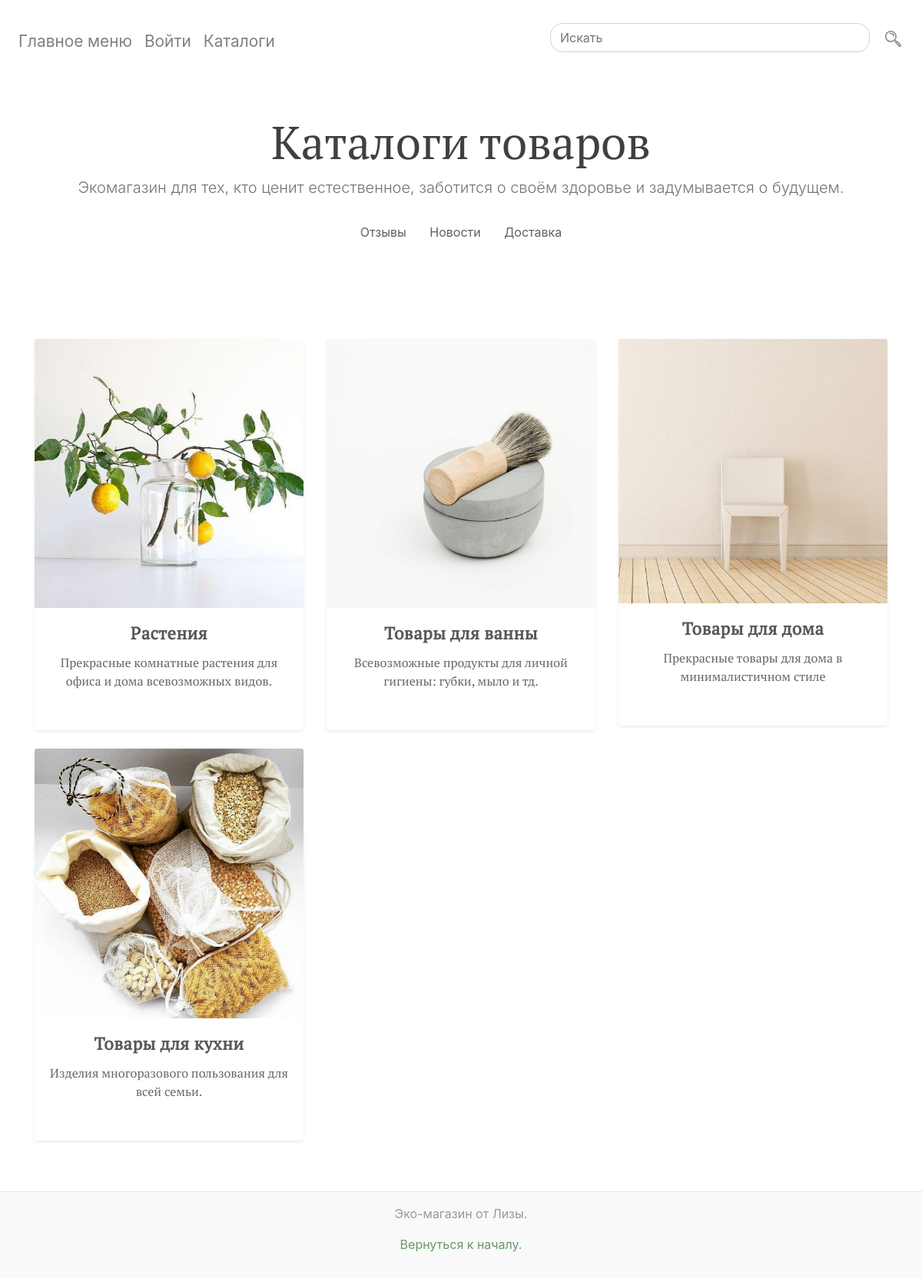
/catalogs/, run on the app's committed database.
### ecoshop/models.py (models this page shows, shortened)
class Category(models.Model):
    category_name = models.CharField(max_length = 70, verbose_name='Каталог')
    category_info = models.TextField(blank = True, verbose_name='Иформация о каталоге')
    category_image = models.ImageField(upload_to = 'images/categories', verbose_name = 'Изображение категории')
    category_slug = models.SlugField(max_length=250, unique = True, verbose_name = 'Слаг каталога')
    objects = models.Manager()
    class Meta:
        verbose_name_plural = "Каталоги"
        verbose_name = "Каталог"
        ordering = ('category_name',)

### ecoshop/views.py (the view)
# urls.py: path('catalogs/', views.catalogs_list, name = 'catalogs_list'),
def catalogs_list(request):
    catalogs = Category.objects.all()
    context = {'catalogs':catalogs}
    return render(request, 'ecoshop/catalog.html', context)

### templates/ecoshop/catalog.html (shortened to what this page needs)
{% extends "layout/base.html" %}
{% block main %}
<section class="jumbotron text-center">
    <div class="container">
      <h1 class="jumbotron-heading category_title">Каталоги товаров</h1>
      <p class="lead text-muted jumbotron-text-top category_main_info">Экомагазин для тех, кто ценит естественное, заботится о своём здоровье и задумывается о будущем.</p>
      <p>
        <a href="#" class="btn my-2 link_style">Отзывы</a>
        <a href="#" class="btn my-2 link_style">Новости</a>
        <a href="#" class="btn my-2 link_style">Доставка</a>
      </p>
    </div>
</section>
    <div class="container">
      <div class="row row-cols-1 row-cols-sm-2 row-cols-md-2 row-cols-lg-3 row-cols-xl-3">
        {% for catalog in catalogs %}
          <div class="col">
              <div class="card mb-4 shadow-sm" >
                <a href="{% url 'ecoshop:goods_list' catalog.category_slug %}"><img src="{{ catalog.category_image.url }}" class="card-img-top" alt="...">
                <div class="card-body">
                <h5 class="card-title text-center category_name">{{ catalog.category_name }}</h5>
                <p class="card-text text-center category_drop_info" >{{ catalog.category_info }}</p>
                </a>
              </div>
              </div>
          </div>
        {% endfor %}
{% endblock %}

### static/css/style.css (style rules this page uses)
body { max-width: 100%; }
html,body { height: 100%; }
.link_style { color:#606060; }
.category_title, .goods_dop_info, .goods_page_header_code { color:#404040; font-family: 'PT Serif', serif; }
.category_name, .goods_name, .category_name_search { color:#585858 ; letter-spacing: .5px; font-family: 'PT Serif', serif; }
.category_title { font-size: 460%; }
.category_name, .category_name_search { font-weight: 800; }
.card { border:none; }
.category_drop_info { height:80px; color:#666; font-family: 'PT Serif', serif; }
@media (min-width: 320px) { .category_title { font-size: 210% } }
@media (min-width: 320px) { .category_main_info { font-size: 110%; } }
@media (min-width: 320px) { .category_name { font-size:140%; } }
@media (min-width: 576px) { .category_title { font-size: 270% } }
@media (min-width: 576px) { .category_main_info { font-size: 140%; } }
@media (min-width: 768px) { .category_title { font-size: 375% } }

### data on the page
Category: category_image (picture), category_name "Растения", category_info "Прекрасные комнатные растения для офиса и дома всевозможных видов."
Category: category_image (picture), category_name "Товары для ванны", category_info "Всевозможные продукты для личной гигиены: губки, мыло и тд."
Category: category_image (picture), category_name "Товары для дома", category_info "Прекрасные товары для дома в минималистичном стиле"
Category: category_image (picture), category_name "Товары для кухни", category_info "Изделия многоразового пользования для всей семьи."
